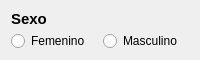
                    <widget class="QWidget" name="espacio_sexo" native="true">
                     <property name="sizePolicy">
                      <sizepolicy hsizetype="Preferred" vsizetype="Preferred">
                       <horstretch>0</horstretch>
                       <verstretch>0</verstretch>
                      </sizepolicy>
                     </property>
                     <property name="minimumSize">
                      <size>
                       <width>0</width>
                       <height>60</height>
                      </size>
                     </property>
                     <property name="maximumSize">
                      <size>
                       <width>16777215</width>
                       <height>0</height>
                      </size>
                     </property>
                     <property name="styleSheet">
                      <string/>
                     </property>
                     <layout class="QGridLayout" name="gridLayout_2">
                      <item row="1" column="0" alignment="Qt::AlignLeft">
                       <widget class="QRadioButton" name="input_sexo_femenino">
                        <property name="minimumSize">
                         <size>
                          <width>0</width>
                          <height>0</height>
                         </size>
                        </property>
                        <property name="maximumSize">
                         <size>
                          <width>100</width>
                          <height>16777215</height>
                         </size>
                        </property>
                        <property name="styleSheet">
                         <string notr="true"/>
                        </property>
                        <property name="text">
                         <string>Femenino</string>
                        </property>
                       </widget>
                      </item>
                      <item row="1" column="1">
                       <widget class="QRadioButton" name="input_sexo_masculino">
                        <property name="minimumSize">
                         <size>
                          <width>0</width>
                          <height>0</height>
                         </size>
                        </property>
                        <property name="maximumSize">
                         <size>
                          <width>100</width>
                          <height>16777215</height>
                         </size>
                        </property>
                        <property name="styleSheet">
                         <string notr="true"/>
                        </property>
                        <property name="text">
                         <string>Masculino</string>
                        </property>
                       </widget>
                      </item>
                      <item row="0" column="0" alignment="Qt::AlignTop">
                       <widget class="QLabel" name="label_sexo">
                        <property name="sizePolicy">
                         <sizepolicy hsizetype="Preferred" vsizetype="Preferred">
                          <horstretch>0</horstretch>
                          <verstretch>2</verstretch>
                         </sizepolicy>
                        </property>
                        <property name="maximumSize">
                         <size>
                          <width>16777215</width>
                          <height>20</height>
                         </size>
                        </property>
                        <property name="font">
                         <font>
                          <family>Segoe UI</family>
                          <pointsize>11</pointsize>
                          <weight>75</weight>
                          <italic>false</italic>
                          <bold>true</bold>
                         </font>
                        </property>
                        <property name="styleSheet">
                         <string notr="true"/>
                        </property>
                        <property name="text">
                         <string>Sexo</string>
                        </property>
                        <property name="scaledContents">
                         <bool>false</bool>
                        </property>
                        <property name="tipo" stdset="0">
                         <string>titulo_qlineedit</string>
                        </property>
                       </widget>
                      </item>
                     </layout>
                    </widget>
